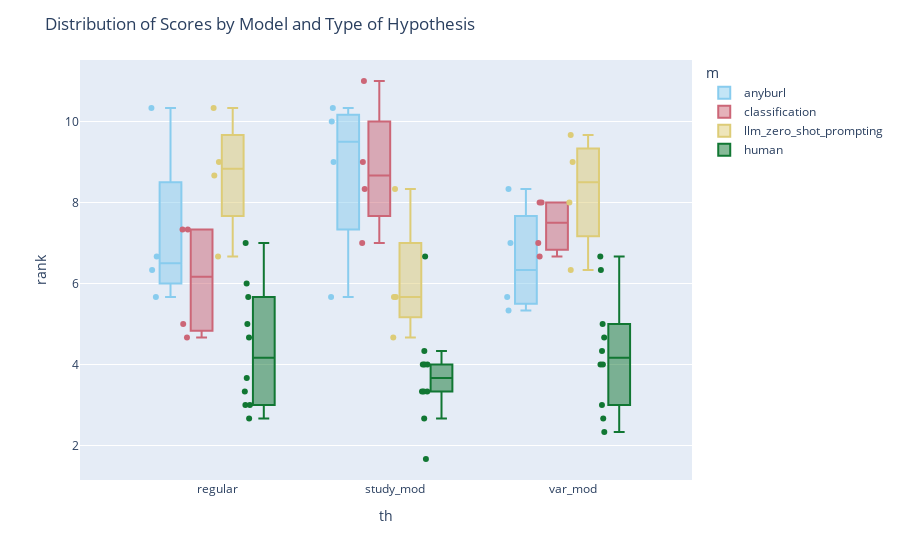

The notebook cell this image was saved under:
### Code cell
color_palette = px.colors.qualitative.Safe
fig = px.box(comparison_h.groupby(["th", "giv", "i_shuffled", "m"]).agg({"rank": "mean"}).reset_index(), x='th', y='rank', color='m', points='all',
             #labels={'Score': 'Scores', 'Model': 'Models', 'Type of Hypothesis': 'Type of Hypothesis'}
             color_discrete_sequence=color_palette
             )
fig.update_layout(title='Distribution of Scores by Model and Type of Hypothesis')
fig.write_image("../visualisations/user_studies_ai_human_h_ranks_mean.pdf", format='pdf')
fig.show()

### Figure 1 — Plotly figure (JSON) as saved in the notebook; plotly's stock layout.template omitted (floating-point values rounded to 4 significant figures)
{"data": [{"alignmentgroup": "True", "boxpoints": "all", "hovertemplate": "m=anyburl<br>th=%{x}<br>rank=%{y}<extra></extra>", "legendgroup": "anyburl", "marker": {"color": "rgb(136, 204, 238)"}, "name": "anyburl", "notched": false, "offsetgroup": "anyburl", "orientation": "v", "showlegend": true, "type": "box", "x": ["regular", "regular", "regular", "regular", "study_mod", "study_mod", "study_mod", "study_mod", "var_mod", "var_mod", "var_mod", "var_mod"], "x0": " ", "xaxis": "x", "y": [10.33, 5.667, 6.667, 6.333, 10.33, 9, 5.667, 10, 5.333, 7, 5.667, 8.333], "y0": " ", "yaxis": "y"}, {"alignmentgroup": "True", "boxpoints": "all", "hovertemplate": "m=classification<br>th=%{x}<br>rank=%{y}<extra></extra>", "legendgroup": "classification", "marker": {"color": "rgb(204, 102, 119)"}, "name": "classification", "notched": false, "offsetgroup": "classification", "orientation": "v", "showlegend": true, "type": "box", "x": ["regular", "regular", "regular", "regular", "study_mod", "study_mod", "study_mod", "study_mod", "var_mod", "var_mod", "var_mod", "var_mod"], "x0": " ", "xaxis": "x", "y": [7.333, 5, 7.333, 4.667, 8.333, 7, 9, 11, 8, 6.667, 7, 8], "y0": " ", "yaxis": "y"}, {"alignmentgroup": "True", "boxpoints": "all", "hovertemplate": "m=llm_zero_shot_prompting<br>th=%{x}<br>rank=%{y}<extra></extra>", "legendgroup": "llm_zero_shot_prompting", "marker": {"color": "rgb(221, 204, 119)"}, "name": "llm_zero_shot_prompting", "notched": false, "offsetgroup": "llm_zero_shot_prompting", "orientation": "v", "showlegend": true, "type": "box", "x": ["regular", "regular", "regular", "regular", "study_mod", "study_mod", "study_mod", "study_mod", "var_mod", "var_mod", "var_mod", "var_mod"], "x0": " ", "xaxis": "x", "y": [8.667, 10.33, 9, 6.667, 8.333, 5.667, 4.667, 5.667, 6.333, 9.667, 8, 9], "y0": " ", "yaxis": "y"}, {"alignmentgroup": "True", "boxpoints": "all", "hovertemplate": "m=human<br>th=%{x}<br>rank=%{y}<extra></extra>", "legendgroup": "human", "marker": {"color": "rgb(17, 119, 51)"}, "name": "human", "notched": false, "offsetgroup": "human", "orientation": "v", "showlegend": true, "type": "box", "x": ["regular", "regular", "regular", "regular", "regular", "regular", "regular", "regular", "regular", "regular", "study_mod", "study_mod", "study_mod", "study_mod", "study_mod", "study_mod", "study_mod", "study_mod", "study_mod", "study_mod", "var_mod", "var_mod", "var_mod", "var_mod", "var_mod", "var_mod", "var_mod", "var_mod", "var_mod", "var_mod"], "x0": " ", "xaxis": "x", "y": [5, 4.667, 3, 3.333, 2.667, 6, 5.667, 3.667, 7, 3, 3.333, 2.667, 4, 3.333, 4, 3.333, 1.667, 4, 4.333, 6.667, 4.333, 4.667, 2.667, 5, 6.333, 4, 3, 2.333, 6.667, 4], "y0": " ", "yaxis": "y"}], "layout": {"boxmode": "group", "legend": {"title": {"text": "m"}, "tracegroupgap": 0}, "margin": {"t": 60}, "title": {"text": "Distribution of Scores by Model and Type of Hypothesis"}, "xaxis": {"anchor": "y", "domain": [0, 1], "title": {"text": "th"}}, "yaxis": {"anchor": "x", "domain": [0, 1], "title": {"text": "rank"}}}}
